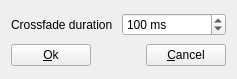
<?xml version="1.0" encoding="UTF-8"?>
<ui version="4.0">
 <class>ToolLoopCrossfade_gui</class>
 <widget class="QWidget" name="ToolLoopCrossfade_gui">
  <property name="geometry">
   <rect>
    <x>0</x>
    <y>0</y>
    <width>237</width>
    <height>79</height>
   </rect>
  </property>
  <property name="windowTitle">
   <string notr="true">Form</string>
  </property>
  <layout class="QGridLayout" name="gridLayout">
   <item row="0" column="0">
    <widget class="QLabel" name="label">
     <property name="text">
      <string>Crossfade duration</string>
     </property>
    </widget>
   </item>
   <item row="1" column="0" colspan="2">
    <layout class="QHBoxLayout" name="horizontalLayout">
     <item>
      <widget class="QPushButton" name="pushOk">
       <property name="text">
        <string>&amp;Ok</string>
       </property>
      </widget>
     </item>
     <item>
      <spacer name="horizontalSpacer">
       <property name="orientation">
        <enum>Qt::Orientation::Horizontal</enum>
       </property>
       <property name="sizeHint" stdset="0">
        <size>
         <width>40</width>
         <height>20</height>
        </size>
       </property>
      </spacer>
     </item>
     <item>
      <widget class="QPushButton" name="pushCancel">
       <property name="text">
        <string>&amp;Cancel</string>
       </property>
      </widget>
     </item>
    </layout>
   </item>
   <item row="0" column="1">
    <widget class="QSpinBox" name="spinDuration">
     <property name="suffix">
      <string comment="Unit for milliseconds"> ms</string>
     </property>
     <property name="minimum">
      <number>1</number>
     </property>
     <property name="maximum">
      <number>2000</number>
     </property>
     <property name="value">
      <number>100</number>
     </property>
    </widget>
   </item>
  </layout>
 </widget>
 <resources/>
 <connections/>
</ui>
